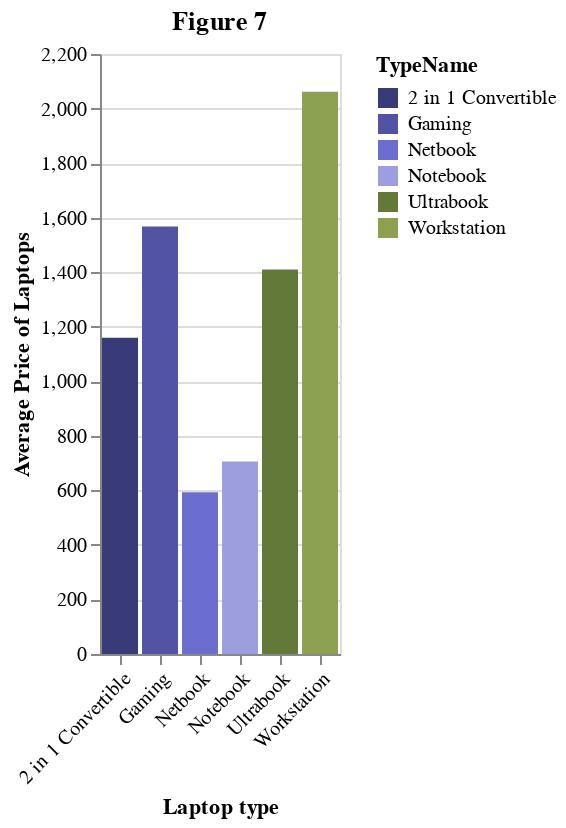

The notebook cell this image was saved under:
### Code cell
laptop_type_avg_price = (
    laptop_data.groupby(["TypeName"])
        .mean(["Price_CAD"])
        .reset_index()
        .rename(columns = {"Price_CAD" : "Average Price"})
)

laptop_type_plot = alt.Chart(laptop_type_avg_price, title = 'Figure 7').mark_bar().encode(
    x=alt.X("TypeName")
        .title("Laptop type"),
    y=alt.Y("Average Price")
        .title("Average Price of Laptops"),
    color=alt.Color("TypeName")
            .scale(scheme="category20b")
).configure_axisX(labelAngle=-45)
laptop_type_plot

### Figure 1 — Vega-Lite specification as saved in the notebook (floating-point values rounded to 4 significant figures)
{"config": {"view": {"continuousWidth": 300, "continuousHeight": 300}, "axisX": {"labelAngle": -45}}, "data": {"name": "data-5d06f1edc7875fab6605aab22d300a17"}, "mark": {"type": "bar"}, "encoding": {"color": {"field": "TypeName", "scale": {"scheme": "category20b"}, "type": "nominal"}, "x": {"field": "TypeName", "title": "Laptop type", "type": "nominal"}, "y": {"field": "Average Price", "title": "Average Price of Laptops", "type": "quantitative"}}, "title": "Figure 7", "$schema": "https://vega.github.io/schema/vega-lite/v5.16.3.json", "datasets": {"data-5d06f1edc7875fab6605aab22d300a17": [{"TypeName": "2 in 1 Convertible", "ScreenSize_Inches": 13.8, "Memory_GB": 8.526, "Storage": 267.9, "Weight_Kg": 1.578, "Average Price": 1159.0}, {"TypeName": "Gaming", "ScreenSize_Inches": 16.39, "Memory_GB": 14.03, "Storage": 209.5, "Weight_Kg": 2.952, "Average Price": 1567.0}, {"TypeName": "Netbook", "ScreenSize_Inches": 11.83, "Memory_GB": 4.75, "Storage": 128.7, "Weight_Kg": 1.32, "Average Price": 593.0}, {"TypeName": "Notebook", "ScreenSize_Inches": 15.44, "Memory_GB": 6.449, "Storage": 200.6, "Weight_Kg": 2.095, "Average Price": 705.8}, {"TypeName": "Ultrabook", "ScreenSize_Inches": 13.75, "Memory_GB": 10.12, "Storage": 323.4, "Weight_Kg": 1.419, "Average Price": 1410.0}, {"TypeName": "Workstation", "ScreenSize_Inches": 15.96, "Memory_GB": 10.57, "Storage": 284.8, "Weight_Kg": 2.491, "Average Price": 2061.0}]}}
